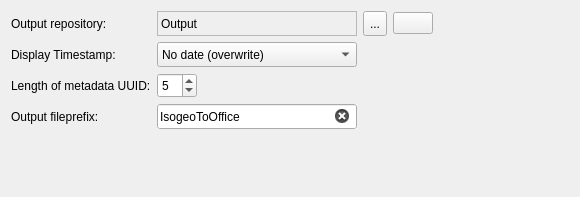
             <widget class="QWidget" name="tlb_section_global">
              <property name="geometry">
               <rect>
                <x>0</x>
                <y>0</y>
                <width>580</width>
                <height>197</height>
               </rect>
              </property>
              <property name="minimumSize">
               <size>
                <width>3</width>
                <height>0</height>
               </size>
              </property>
              <property name="maximumSize">
               <size>
                <width>600</width>
                <height>200</height>
               </size>
              </property>
              <attribute name="icon">
               <iconset resource="../../../resources.qrc">
                <normaloff>:/IsogeoToOffice/resources/settings/bars.svg</normaloff>:/IsogeoToOffice/resources/settings/bars.svg</iconset>
              </attribute>
              <attribute name="label">
               <string>Location and naming rules</string>
              </attribute>
              <layout class="QGridLayout" name="gridLayout">
               <item row="0" column="1" colspan="2">
                <layout class="QGridLayout" name="gridLayout_2">
                 <item row="1" column="0">
                  <widget class="QLabel" name="lbl_output_folder">
                   <property name="minimumSize">
                    <size>
                     <width>100</width>
                     <height>20</height>
                    </size>
                   </property>
                   <property name="maximumSize">
                    <size>
                     <width>200</width>
                     <height>25</height>
                    </size>
                   </property>
                   <property name="text">
                    <string>Output repository:</string>
                   </property>
                  </widget>
                 </item>
                 <item row="4" column="1">
                  <widget class="QLineEdit" name="txt_output_fileprefix">
                   <property name="minimumSize">
                    <size>
                     <width>200</width>
                     <height>25</height>
                    </size>
                   </property>
                   <property name="maximumSize">
                    <size>
                     <width>300</width>
                     <height>40</height>
                    </size>
                   </property>
                   <property name="toolTip">
                    <string>Custom output filename prefix</string>
                   </property>
                   <property name="autoFillBackground">
                    <bool>true</bool>
                   </property>
                   <property name="inputMethodHints">
                    <set>Qt::ImhNone</set>
                   </property>
                   <property name="inputMask">
                    <string notr="true"/>
                   </property>
                   <property name="text">
                    <string>IsogeoToOffice</string>
                   </property>
                   <property name="maxLength">
                    <number>25</number>
                   </property>
                   <property name="placeholderText">
                    <string>IsogeoToOffice</string>
                   </property>
                   <property name="clearButtonEnabled">
                    <bool>true</bool>
                   </property>
                  </widget>
                 </item>
                 <item row="4" column="0">
                  <widget class="QLabel" name="lbl_output_fileprefix">
                   <property name="minimumSize">
                    <size>
                     <width>100</width>
                     <height>20</height>
                    </size>
                   </property>
                   <property name="maximumSize">
                    <size>
                     <width>200</width>
                     <height>25</height>
                    </size>
                   </property>
                   <property name="text">
                    <string>Output fileprefix:</string>
                   </property>
                  </widget>
                 </item>
                 <item row="2" column="0">
                  <widget class="QLabel" name="lbl_timestamp">
                   <property name="minimumSize">
                    <size>
                     <width>100</width>
                     <height>20</height>
                    </size>
                   </property>
                   <property name="maximumSize">
                    <size>
                     <width>200</width>
                     <height>25</height>
                    </size>
                   </property>
                   <property name="text">
                    <string>Display Timestamp:</string>
                   </property>
                  </widget>
                 </item>
                 <item row="2" column="1">
                  <widget class="QComboBox" name="cbb_timestamp">
                   <property name="minimumSize">
                    <size>
                     <width>150</width>
                     <height>25</height>
                    </size>
                   </property>
                   <property name="maximumSize">
                    <size>
                     <width>250</width>
                     <height>40</height>
                    </size>
                   </property>
                   <property name="toolTip">
                    <string>Add date or datetime to output filenames</string>
                   </property>
                   <item>
                    <property name="text">
                     <string>No date (overwrite)</string>
                    </property>
                   </item>
                   <item>
                    <property name="text">
                     <string>Day</string>
                    </property>
                   </item>
                   <item>
                    <property name="text">
                     <string>Datetime</string>
                    </property>
                   </item>
                  </widget>
                 </item>
                 <item row="3" column="1">
                  <widget class="QSpinBox" name="int_md_uuid">
                   <property name="minimumSize">
                    <size>
                     <width>30</width>
                     <height>25</height>
                    </size>
                   </property>
                   <property name="maximumSize">
                    <size>
                     <width>40</width>
                     <height>40</height>
                    </size>
                   </property>
                   <property name="toolTip">
                    <string>Useful to avoid name conflicts</string>
                   </property>
                   <property name="showGroupSeparator" stdset="0">
                    <bool>false</bool>
                   </property>
                   <property name="maximum">
                    <number>8</number>
                   </property>
                   <property name="value">
                    <number>5</number>
                   </property>
                  </widget>
                 </item>
                 <item row="3" column="0">
                  <widget class="QLabel" name="lbl_uid">
                   <property name="minimumSize">
                    <size>
                     <width>100</width>
                     <height>20</height>
                    </size>
                   </property>
                   <property name="maximumSize">
                    <size>
                     <width>200</width>
                     <height>25</height>
                    </size>
                   </property>
                   <property name="text">
                    <string>Length of metadata UUID:</string>
                   </property>
                  </widget>
                 </item>
                 <item row="1" column="4" rowspan="4">
                  <spacer name="horizontalSpacer_2">
                   <property name="orientation">
                    <enum>Qt::Horizontal</enum>
                   </property>
                   <property name="sizeHint" stdset="0">
                    <size>
                     <width>20</width>
                     <height>20</height>
                    </size>
                   </property>
                  </spacer>
                 </item>
                 <item row="1" column="1">
                  <widget class="QLabel" name="lbl_output_folder_value">
                   <property name="minimumSize">
                    <size>
                     <width>150</width>
                     <height>25</height>
                    </size>
                   </property>
                   <property name="maximumSize">
                    <size>
                     <width>250</width>
                     <height>40</height>
                    </size>
                   </property>
                   <property name="cursor">
                    <cursorShape>ArrowCursor</cursorShape>
                   </property>
                   <property name="toolTip">
                    <string notr="true" extracomment="Folder to store exported files"/>
                   </property>
                   <property name="autoFillBackground">
                    <bool>true</bool>
                   </property>
                   <property name="frameShape">
                    <enum>QFrame::StyledPanel</enum>
                   </property>
                   <property name="frameShadow">
                    <enum>QFrame::Sunken</enum>
                   </property>
                   <property name="text">
                    <string>Output</string>
                   </property>
                   <property name="scaledContents">
                    <bool>false</bool>
                   </property>
                  </widget>
                 </item>
                 <item row="1" column="2">
                  <widget class="QToolButton" name="btn_directory_change">
                   <property name="maximumSize">
                    <size>
                     <width>16777215</width>
                     <height>35</height>
                    </size>
                   </property>
                   <property name="text">
                    <string notr="true">...</string>
                   </property>
                  </widget>
                 </item>
                 <item row="1" column="3">
                  <widget class="QPushButton" name="btn_open_output_folder">
                   <property name="toolTip">
                    <string>Open the output folder</string>
                   </property>
                   <property name="text">
                    <string notr="true"/>
                   </property>
                   <property name="icon">
                    <iconset resource="../../../resources.qrc">
                     <normaloff>:/IsogeoToOffice/resources/folder-open-o.svg</normaloff>:/IsogeoToOffice/resources/folder-open-o.svg</iconset>
                   </property>
                  </widget>
                 </item>
                 <item row="5" column="0" colspan="5">
                  <spacer name="verticalSpacer_3">
                   <property name="orientation">
                    <enum>Qt::Vertical</enum>
                   </property>
                   <property name="sizeHint" stdset="0">
                    <size>
                     <width>20</width>
                     <height>40</height>
                    </size>
                   </property>
                  </spacer>
                 </item>
                </layout>
               </item>
              </layout>
             </widget>
